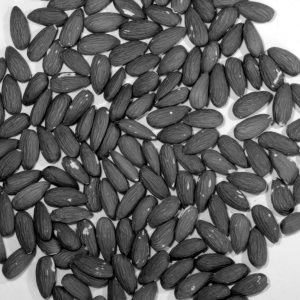
#> input picture Images/almonds_300x300.png, 300 x 300 px, given in place of 230098.jpg, which was not available
$ python Test_Algo.py
#> lines starting #> are read from the running program, lines starting #| are printed output that depends on the picture; pictures that were not available may be replaced by others from this repository, and a replacement may not be noted
### utils.py
import numpy as np
from scipy import signal
import os
import cv2
from skimage.metrics import structural_similarity as ssim

# [9 lines left out: functions calculate_bpp_of_file, calculate_bits_of_file, not called in this run]

def calculate_bits_of_file_from_bpp(bpp, number_of_pixels):
    return bpp * number_of_pixels

# [11 lines left out: function log_guass_pdf, not called in this run]


def check_symmetric(a, tol=1e-8):
    return np.all(np.abs(a-a.T) < tol)

# [35 lines left out: functions CalcMSE, CalcPSNR, CalcSSIM, not called in this run]


def rgb2gray(rgb):
    return np.dot(rgb[..., :3], [0.2989, 0.5870, 0.1140])


# [54 lines left out: functions blur_edge, ApplyNoiseBlur, matlab_style_gauss2D, fgaussian, not called in this run]

### CompressionForDegradedReconstruction_HEVC_ADMM_several_displays.py
import numpy as np
from scipy import signal
from scipy.sparse.linalg import bicg
from scipy.sparse.linalg import LinearOperator
import utils
from HEVCWrapper import CompressDecompress as hevc
from AVIFWrapper import CompressDecompress as avif


CODECS_FILE_EXT = {"HEVC": "bpg", "AVIF": "avif"}
CODECS_WRAPPERS = {"HEVC": hevc, "AVIF": avif}


# [34 lines left out: function GetLinearOperatorforBicG, not called in this run]


def cfdr(I, K_set, K_weights, beta, number_of_iterations, compression_factor, codec):
    dummy = 1
    compressed_file = 'temp.{}'.format(CODECS_FILE_EXT[codec])

    func = CODECS_WRAPPERS[codec]

    (image_height, image_width) = I.shape
    cleanI = I
    u = np.zeros(np.shape(cleanI), dtype=float)

    K = K_set[0]
    I_tapered = np.pad(I, (K.shape[0]//2, K.shape[1]//2), mode='edge')

    tt1_display1 = signal.convolve2d(I_tapered, np.rot90(np.rot90(K)), mode='same')
    K = K_set[1]
    tt1_display2 = signal.convolve2d(I_tapered, np.rot90(np.rot90(K)), mode='same')

    K = K_set[2]
    tt1_display3 = signal.convolve2d(I_tapered, np.rot90(np.rot90(K)),  mode='same')

    tt1 = K_weights[0] * tt1_display1 + K_weights[1] * tt1_display2 + K_weights[2] * tt1_display3
    # Getting rid of padding:
    tt1 = tt1[K.shape[0]//2: -(K.shape[0]//2), K.shape[1]//2: -(K.shape[1]//2)]
    ######

    divergence_distance = 50
    convergence_distance = 0.2
    convergence_indicator_counter = 0
    iteration_decompressed = 0
    bpp = 0
    previous_iteration_total_absolute_diff = np.inf
    previous_iteration_bpp = 0
    previous_iteration_decompressed = 0
    #previous_iteration_cleanI255_tilde = 0

    for iter in range(1, number_of_iterations):
        cleanI_tilde = cleanI - u
        cleanI255_tilde = 255 * cleanI_tilde

        #iteration_decompressed = hevc(cleanI255_tilde, compression_factor, compressed_file)
        iteration_decompressed = func(cleanI255_tilde, compression_factor, compressed_file)
        iteration_decompressed = iteration_decompressed / 255

        I1 = iteration_decompressed
        counts = np.ones((image_height, image_width))

        I1_tilde = I1 + u

        tt2 = I1_tilde
        #Afun(x,K_set,K_weights,counts,beta,lambda,size(I),tflag),(lambda*tt1(:) + beta*tt2(:)),1e-6,2500),size(I));
        a_operator = GetLinearOperatorforBicG(K_set, K_weights, counts, beta, dummy, I.shape)
        bicg_res, exit_code = bicg(a_operator, dummy * tt1.flatten(order='F') + beta * tt2.flatten(order='F'), tol=1e-6, maxiter=2500)
        cleanI = np.reshape(bicg_res, I.shape, order='F')

        u = u + (iteration_decompressed - cleanI)

        iteration_total_absolute_diff = np.sum(np.abs(iteration_decompressed - cleanI))
        bpp = utils.calculate_bpp_of_file(compressed_file, cleanI.size)


        if (previous_iteration_total_absolute_diff + divergence_distance) < iteration_total_absolute_diff:

            bpp = previous_iteration_bpp
            iteration_decompressed = previous_iteration_decompressed.copy()
            #cleanI255_tilde = previous_iteration_cleanI255_tilde.copy()

            print("Stopped at iteration {}  (due to divergence)".format(str(iter)))

            break
        else:
            if (np.abs(previous_iteration_total_absolute_diff - iteration_total_absolute_diff) < convergence_distance):
                convergence_indicator_counter = convergence_indicator_counter + 1
                if convergence_indicator_counter == 3:
                    print('Stopped at iteration {}  (due to convergence)'.format(str(iter)))
                    break
            else:
                convergence_indicator_counter = 0

            previous_iteration_total_absolute_diff = iteration_total_absolute_diff
            previous_iteration_bpp = bpp
            previous_iteration_decompressed = iteration_decompressed.copy()
            #previous_iteration_cleanI255_tilde = cleanI255_tilde.copy()

    return iteration_decompressed, bpp

### AVIFWrapper.py
import numpy as np
from PIL import Image
import subprocess
import cv2

TMP_INPUT_FILENAME = "tmp_in.png"
TMP_RECONSTRUCTED_FILENAME = "tmp_out.png"
ENCODER_PATH = "./cavif/build/cavif"
DECODER_PATH = "./davif/davif"


def CompressDecompress(orig_img, rate_control, compressed_file_name):
    cv2.imwrite(TMP_INPUT_FILENAME, orig_img)

    avif_encode_command = ["wsl", ENCODER_PATH, "--crf", str(rate_control), "-o", compressed_file_name, "-i", TMP_INPUT_FILENAME]
    encode_process = subprocess.Popen(avif_encode_command)
    encode_process.wait()

    avif_decode_command = ["wsl", DECODER_PATH, "-o", TMP_RECONSTRUCTED_FILENAME, "-i", compressed_file_name]

    decode_process = subprocess.Popen(avif_decode_command)
    decode_process.wait()

    #image = mpimg.imread(TMP_RECONSTRUCTED_FILENAME)
    #image = plt.imread(TMP_RECONSTRUCTED_FILENAME)
    rgba_image = Image.open(TMP_RECONSTRUCTED_FILENAME)
    rgb_image = rgba_image.convert('RGB')
    image = np.array(rgb_image)
    reconstructed_img = image[:, :, 0]
    # [7 lines of commented-out code are left out]

    return reconstructed_img

### Test_Algo.py
import numpy as np
import matplotlib.image as mpimg
from matplotlib.image import imsave
import matplotlib.pyplot as plt
from PIL import Image
from numpy import asarray
from CompressionForDegradedReconstruction_HEVC_ADMM_several_displays import cfdr
from HEVCWrapper import CompressDecompress as hevc
from AVIFWrapper import CompressDecompress as avif
import utils
import os
from BDRate import bdrate

IMAGES_MAIN_FOLDER_NAME = 'images'
#CODEC = "HEVC"
CODEC = "AVIF"  # AV1 still images codec

CODECS_FILE_EXT = {"HEVC": "bpg", "AVIF": "avif"}
CODECS_WRAPPERS = {"HEVC": hevc, "AVIF": avif}

def matlab_style_gauss2D(shape=(3,3),sigma=0.5):
    """
    2D gaussian mask - should give the same result as MATLAB's
    fspecial('gaussian',[shape],[sigma])
    """
    m, n = [(ss-1.)/2. for ss in shape]
    y, x = np.ogrid[-m:m+1,-n:n+1]
    h = np.exp( -(x*x + y*y) / (2.*sigma*sigma))
    h[h < np.finfo(h.dtype).eps*h.max()] = 0
    sumh = h.sum()
    if sumh != 0:
        h /= sumh
    return h

def fgaussian(size, sigma):
    r2 = (size[0] - 1) // 2
    c2 = (size[1] - 1) // 2
    xs = [i - r2 for i in range(2*r2 + 1)]
    ys = [i - c2 for i in range(2 * c2 + 1)]
    [x, y] = np.meshgrid(xs, ys)
    radsqrd = np.power(x, 2) + np.power(y, 2)
    f = np.exp(-radsqrd / (2 * sigma ** 2))
    f = f / np.sum(f)
    return f

def main():
    #compression_factor_grid = [1]  # use this for a single example at a specific compression working-point
    compression_factor_grid = [i for i in range(1, 42, 5)]  # use this for getting rate - distortion curves

    # image_filenames_list = ['almonds_300x300.png', 'flowers_300x300.png', 'billiard_balls_a_300x300.png',
    # 'cards_a_300x300.png', 'ducks_300x300.png', 'garden_table_300x300.png']
    # image_filenames_list = ['ucid00006.tif', 'ucid00015.tif', 'ucid00022.tif', 'ucid00024.tif',
    # 'ucid00291.tif', 'ucid00350.tif']
    image_filenames_list = ['berkely_starfish.jpg', 'berkely_bears.jpg', 'berkely_boats.jpg',
                        'berkely_butterfly.jpg', 'berkely_flower_and_bugs.jpg', 'berkely_sea.jpg']
    image_filenames_list = ['230098.jpg']  # TODO: Download all images
    #image_filenames_list = ['23.jpg']  # TODO: Download all images

    for image_filename in image_filenames_list:
        image_path = os.path.join(IMAGES_MAIN_FOLDER_NAME, image_filename)
        image_name = image_filename.split(".")[0]
        image_results_dir = "{}_{}".format(image_name, CODEC)

        result_path = os.path.join(os.getcwd(), "results", image_results_dir)
        os.makedirs(result_path, exist_ok=True)
        # load the image
        image = Image.open(image_path)
#> image is the input picture: PIL image 300x300 L; min 0, max 255, mean 95.8
        rgb_image = image.convert('RGB')
        rgb_image = np.array(rgb_image)
        grey_scale_img = np.round(utils.rgb2gray(rgb_image))
        I = grey_scale_img / 255.0

        #plt.imshow(I, cmap=plt.get_cmap('gray'), vmin=0, vmax=1)
        #plt.show()


        number_of_displays = 3
        # K1 = matlab_style_gauss2D((15, 15), 0.6)
        # K2 = matlab_style_gauss2D((15, 15), 0.8)
        # K3 = matlab_style_gauss2D((15, 15), 1)
        K1 = fgaussian((15, 15), 0.6)
        K2 = fgaussian((15, 15), 0.8)
        K3 = fgaussian((15, 15), 1)
        K_set = [K1, K2, K3]
        K_weights = [0.6, 0.3, 0.1]


        assert (len(K_weights) == number_of_displays)
        assert (np.round(np.sum(K_weights)) == 1)

        number_of_iterations = 40
        number_of_lambda_values = len(compression_factor_grid)
        deteriorated_psnr_values = np.zeros((number_of_lambda_values, 1))
        deteriorated_ssim_values = np.zeros((number_of_lambda_values, 1))
        bpp_values = np.zeros((number_of_lambda_values, 1))
        bitrate_values = np.zeros((number_of_lambda_values, 1))
        deteriorated_mse_values = np.zeros((number_of_lambda_values, 1))


        ####### Proposed Algorithm  ---------------------- ############3
        for lambda_counter, compression_factor in enumerate(compression_factor_grid):
            if compression_factor > 45:
                beta = 0.45
            elif compression_factor > 40:
                beta = 0.35
            elif compression_factor > 30:
                beta = 0.10
            elif compression_factor > 20:
                beta = 0.05
            else:
                beta = 0.03

            beta = 10 * beta

            # deblur
            clean_reconstruction, bpp = cfdr(I, K_set, K_weights, beta, number_of_iterations, compression_factor, CODEC)
            bpp_values[lambda_counter] = bpp
            bitrate_values[lambda_counter] = utils.calculate_bits_of_file_from_bpp(bpp, I.size)

            imsave('results/{}/{}_algo_before_display_qp_{}_bpp_{}_PSNR_{}.png'.format(image_results_dir,
                  image_name,
                  compression_factor,
                  bpp,
                  utils.CalcPSNR(I, clean_reconstruction, 1)),
                  clean_reconstruction, cmap='gray')

            deteriorated_psnr_values[lambda_counter] = 0
            deteriorated_ssim_values[lambda_counter] = 0
            deteriorated_mse_values[lambda_counter] = 0

            for i in range(number_of_displays):
                our_deteriorated_reconstruction_display = utils.ApplyNoiseBlur(clean_reconstruction, K_set[i])
                PSNR_val = utils.CalcPSNR(I, our_deteriorated_reconstruction_display, 1)
                SSIM_val = utils.CalcSSIM(I, our_deteriorated_reconstruction_display, True)
                MSE = utils.CalcMSE(I, our_deteriorated_reconstruction_display)

                deteriorated_psnr_values[lambda_counter] += PSNR_val * K_weights[i]
                deteriorated_ssim_values[lambda_counter] += SSIM_val * K_weights[i]
                deteriorated_mse_values[lambda_counter] += MSE * K_weights[i]

                # save images
                imsave('results/{}/{}_algo_display_{}_qp_{}_bpp_{}_PSNR_{}_SSIM{}.png'.format(image_results_dir,
                      image_name,
                      i,
                      compression_factor,
                      bpp,
                      PSNR_val,
                      SSIM_val),
                       our_deteriorated_reconstruction_display, cmap='gray')
#> this loop made 1 pass
#> pass 1, in cfdr, `I_tapered = np.pad(I, (K.shape[0]//2, K.shape[1]//2), mode='edge')`:
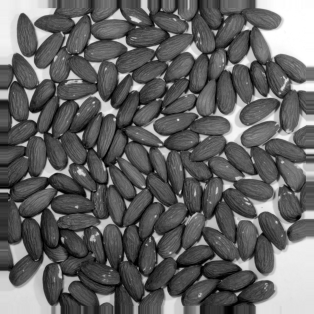
#> I_tapered: shape (314, 314) float64; min 0, max 1, mean 0.392
#> pass 1, in cfdr, `tt1_display2 = signal.convolve2d(I_tapered, np.rot90(np.rot90(K)), mod..`:
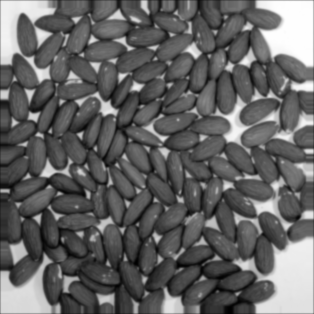
#> tt1_display2: shape (314, 314) float64; min 0.00101, max 1, mean 0.39
#> after the loop, bitrate_values = [0, 0, 0, 0, 0, 0, 0, 0, 0]; bpp_values = [0, 0, 0, 0, 0, 0, 0, 0, 0]; deteriorated_mse_values = [0, 0, 0, 0, 0, 0, 0, 0, 0]; deteriorated_psnr_values = [0, 0, 0, 0, 0, 0, 0, 0, 0]; deteriorated_ssim_values = [0, 0, 0, 0, 0, 0, 0, 0, 0]

        ####### End of Proposed Algorithm  ---------------------- ############

        ####### Redernece - Regular compression with degraded reconstruction ########
        func = CODECS_WRAPPERS[CODEC]
        number_of_compression_factors = len(compression_factor_grid)

        regular_deteriorated_psnr_values = np.zeros((number_of_compression_factors, 1))
        regular_deteriorated_ssim_values = np.zeros((number_of_compression_factors, 1))
        regular_bpp_values = np.zeros((number_of_compression_factors, 1))
        regular_bitrate_values = np.zeros((number_of_compression_factors, 1))
        regular_deteriorated_mse_values = np.zeros((number_of_compression_factors, 1))

        compressed_file_ext = CODECS_FILE_EXT[CODEC]
        compressed_file = 'temp.{}'.format(compressed_file_ext)

        for compression_factor_counter, compression_factor in enumerate(compression_factor_grid):

            #regular_clean_reconstruction = hevc(255 * I, compression_factor, compressed_file)
            regular_clean_reconstruction = func(255 * I, compression_factor, compressed_file)
            regular_clean_reconstruction = regular_clean_reconstruction / 255.0

            regular_bpp_values[compression_factor_counter] = utils.calculate_bpp_of_file(compressed_file, I.size)
            regular_bitrate_values[compression_factor_counter] = utils.calculate_bits_of_file(compressed_file)
            current_bpp = regular_bpp_values[compression_factor_counter][0]

            imsave('results/{}/{}_regular_before_display_qp_{}_bpp_{}_PSNR_{}.png'.format(image_results_dir,
                  image_name,
                  compression_factor,
                  current_bpp,
                  utils.CalcPSNR(I, regular_clean_reconstruction, 1)),
                   regular_clean_reconstruction, cmap='gray')

            regular_deteriorated_psnr_values[compression_factor_counter] = 0
            regular_deteriorated_ssim_values[compression_factor_counter] = 0
            regular_deteriorated_mse_values[compression_factor_counter] = 0

            for i in range(number_of_displays):
                regular_deteriorated_reconstruction_display = utils.ApplyNoiseBlur(regular_clean_reconstruction, K_set[i])
                PSNR_val = utils.CalcPSNR(I, regular_deteriorated_reconstruction_display, 1)
                SSIM_val = utils.CalcSSIM(I, regular_deteriorated_reconstruction_display, True)
                MSE = utils.CalcMSE(I, regular_deteriorated_reconstruction_display)

                regular_deteriorated_psnr_values[compression_factor_counter] += PSNR_val * K_weights[i]
                regular_deteriorated_ssim_values[compression_factor_counter] += SSIM_val * K_weights[i]
                regular_deteriorated_mse_values[compression_factor_counter] += MSE * K_weights[i]

                # save images
                imsave('results/{}/{}_regular_display_{}_qp_{}_bpp_{}_PSNR_{}_SSIM_{}.png'.format(image_results_dir,
                         image_name,
                         i,
                         compression_factor,
                         current_bpp,
                         PSNR_val,
                        SSIM_val),
                       regular_deteriorated_reconstruction_display, cmap='gray')
        ####### End of Redernece - Regular compression with degraded reconstruction ########

        print("Finished")
        print(regular_bpp_values)
        print(regular_deteriorated_mse_values)
        print(regular_deteriorated_psnr_values)

        print(bpp_values)
        print(deteriorated_mse_values)
        print(deteriorated_psnr_values)


        # PSNR Graph
        PrintGraph(regular_bitrate_values, bitrate_values, regular_bpp_values, bpp_values, regular_deteriorated_psnr_values, deteriorated_psnr_values, "PSNR", image_name)
        #PrintGraph(regular_bitrate_values, regular_bitrate_values, regular_bpp_values, regular_bpp_values, regular_deteriorated_psnr_values, regular_deteriorated_psnr_values, "PSNR",image_name)

        #SSIM Graph
        PrintGraph(regular_bitrate_values, bitrate_values, regular_bpp_values, bpp_values, regular_deteriorated_ssim_values, deteriorated_ssim_values, "SSIM",image_name)
        #PrintGraph(regular_bitrate_values, regular_bitrate_values, regular_bpp_values, regular_bpp_values, regular_deteriorated_ssim_values, regular_deteriorated_ssim_values, "SSIM", image_name)

def PrintGraph(rate1, rate2, bpp1, bpp2, quality1, quality2, metric, image_name):
    bdrate_metric = bdrate(rate2.flatten(), quality2.flatten(), rate1.flatten(), quality1.flatten())

    max_quality = max(np.max(quality1), np.max(quality2))
    min_quality = min(np.min(quality1), np.min(quality2))
    line_regular, = plt.plot(bpp1, quality1, color='red', linewidth=2,
                             markersize=12, label="Regular compression")
    line_algo, = plt.plot(bpp2, quality2, color='green', linestyle='dashed', linewidth=2,
                          markersize=12, label='Algorithm')
    plt.xlabel('Compression Rate (bpp)')
    plt.ylabel(metric)
    plt.ylim(0.99 * min_quality, 1.01 * max_quality)
    plt.legend(handles=[line_regular, line_algo], loc=4)
    plt.savefig('{}_RD_curve_{}_regular_VS_multiple_{}_bdrate_{}.png'.format(CODEC, image_name, metric, bdrate_metric))
    plt.show()

if __name__=='__main__':
#> (the run stopped early here; a loop or call above may not have finished)

$ run again, on Images/flowers_300x300.png
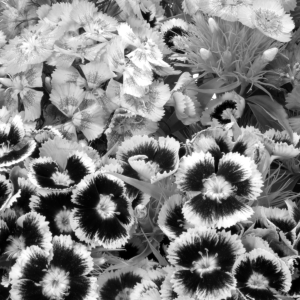
#> input picture Images/flowers_300x300.png, 300 x 300 px, given in place of 230098.jpg, which was not available
#> in main, image is the input picture: PIL image 300x300 L; min 0, max 255, mean 129.9
#> the loop in main, `for lambda_counter, compression_factor in enumerate(compression_factor..` made 1 pass
#> pass 1, in cfdr, `I_tapered = np.pad(I, (K.shape[0]//2, K.shape[1]//2), mode='edge')`:
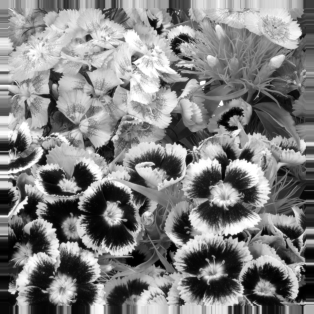
#> I_tapered: shape (314, 314) float64; min 0, max 1, mean 0.505
#> pass 1, in cfdr, `tt1_display2 = signal.convolve2d(I_tapered, np.rot90(np.rot90(K)), mod..`:
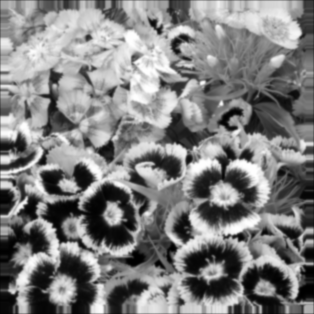
#> tt1_display2: shape (314, 314) float64; min 9.91e-07, max 1, mean 0.503
#> after the loop in main, `for lambda_counter, compression_factor in enumerate(compression_factor..`: bitrate_values = [0, 0, 0, 0, 0, 0, 0, 0, 0]

$ run again, on Images/billiard_balls_a_300x300.png
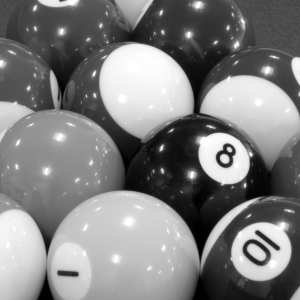
#> input picture Images/billiard_balls_a_300x300.png, 300 x 300 px, given in place of 230098.jpg, which was not available
#> in main, image is the input picture: PIL image 300x300 L; min 0, max 255, mean 127.2
#> the loop in main, `for lambda_counter, compression_factor in enumerate(compression_factor..` made 1 pass
#> pass 1, in cfdr, `I_tapered = np.pad(I, (K.shape[0]//2, K.shape[1]//2), mode='edge')`:
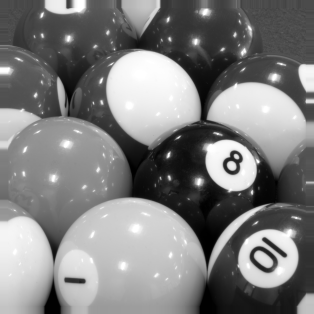
#> I_tapered: shape (314, 314) float64; min 0, max 1, mean 0.495
#> pass 1, in cfdr, `tt1_display3 = signal.convolve2d(I_tapered, np.rot90(np.rot90(K)),  mo..`:
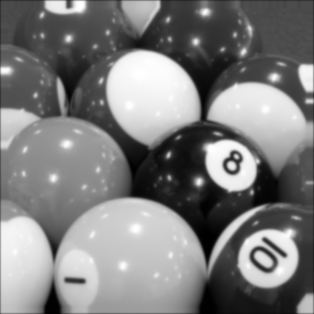
#> tt1_display3: shape (314, 314) float64; min 3.89e-07, max 1, mean 0.493
#> after the loop in main, `for lambda_counter, compression_factor in enumerate(compression_factor..`: bitrate_values = [0, 0, 0, 0, 0, 0, 0, 0, 0]
